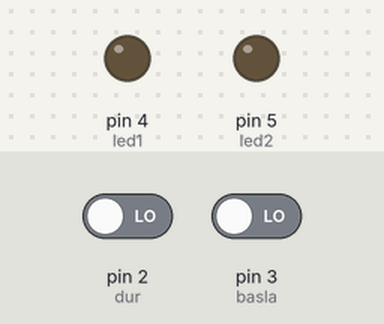
Simulated run of this sketch. Board: Arduino Uno, built with avr-gcc and run on an emulated ATmega328P. Shown: output pins drawn as LEDs (lit = HIGH). The test bench sets the inputs (shaded band); at power-on: pin 3 (basla) LOW, pin 2 (dur) LOW.

Above: at 1.2 s.
1.3 s: pin 3 (basla) driven HIGH
At 2.0 s:
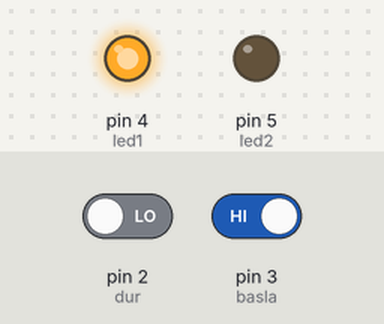
At 3.9 s:
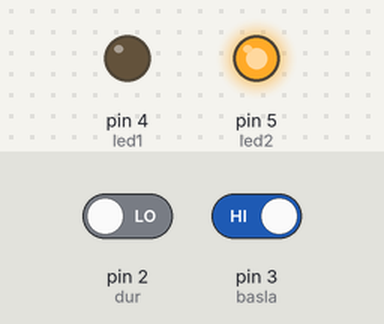
4.3 s: pin 3 (basla) driven LOW
At 5.5 s:
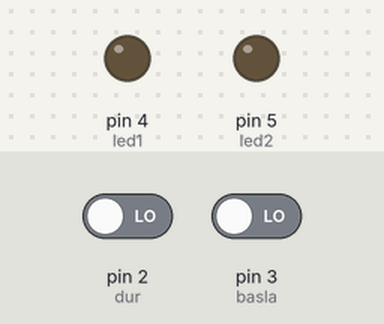
Timing chart, 0 to 7.3 s (numbered marks = the images above; inputs shaded):
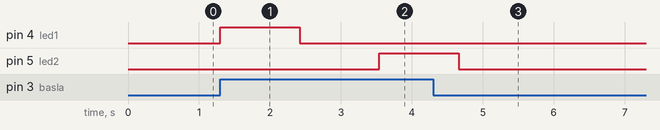

Measured:
- after the input at 1.3 s, pin 4 (led1): LOW → HIGH at once, → LOW 1.1 s later; pin 5 (led2): LOW → HIGH after 2.2 s
- after the input at 4.3 s, pin 4 (led1): stops changing and stays LOW; pin 5 (led2): goes on until 4.7 s, then stays LOW

The sketch:

hata.ino
```cpp
//tanımlamalar
int led1=4;//led
int led2=5;//led
int basla=3;  //??
int dur=2; //interrupt pin

void setup() {

pinMode(led1,OUTPUT);
pinMode(led2,OUTPUT);
//bir konuyu ilkkez araştırırken hep referans sayfalarında tanımlamaların nasıl yapıldıgına baklmalısın
//örnegin https://www.arduino.cc/en/Reference/attachInterrupt
//attachInterrupt(0,durdurma,CHANGE) ; bunu şu sekilde yazmanın tavsiye edildigini görebilirsin

//attachInterrupt(digitalPinToInterrupt(pin), ISR, mode);	(recommended)
//attachInterrupt(interrupt, ISR, mode);	(not recommended)
//ama 2 türlüde calışır ayrıntılarını ve nedenlerini araştırabilirsin :D
attachInterrupt(digitalPinToInterrupt(dur), durdurma, CHANGE);
//bu nasıl calışacak ??
//-->dur pini üzerinde herhangi bir change görülürse durdurma caliştirilacak
}

void loop() {
  //burada bi degişik birşey olmuş yapmak istedigin şumu
  // eger başla pini high ise
if(digitalRead(basla)==HIGH){
  //while(digitalRead(basla)==HIGH){} burada parantezler hatalı sonsuz loop ...
digitalWrite(led1,HIGH);
delay(1120);
digitalWrite(led1,LOW);
delay(1120);
digitalWrite(led2,HIGH);
delay(1120);
digitalWrite(led2,LOW);
delay(1120);
  }
}

void durdurma(){
  //if(digitalRead(dur)==HIGH){
  digitalWrite(led1,LOW);
digitalWrite(led2,LOW);
//}
}
```
